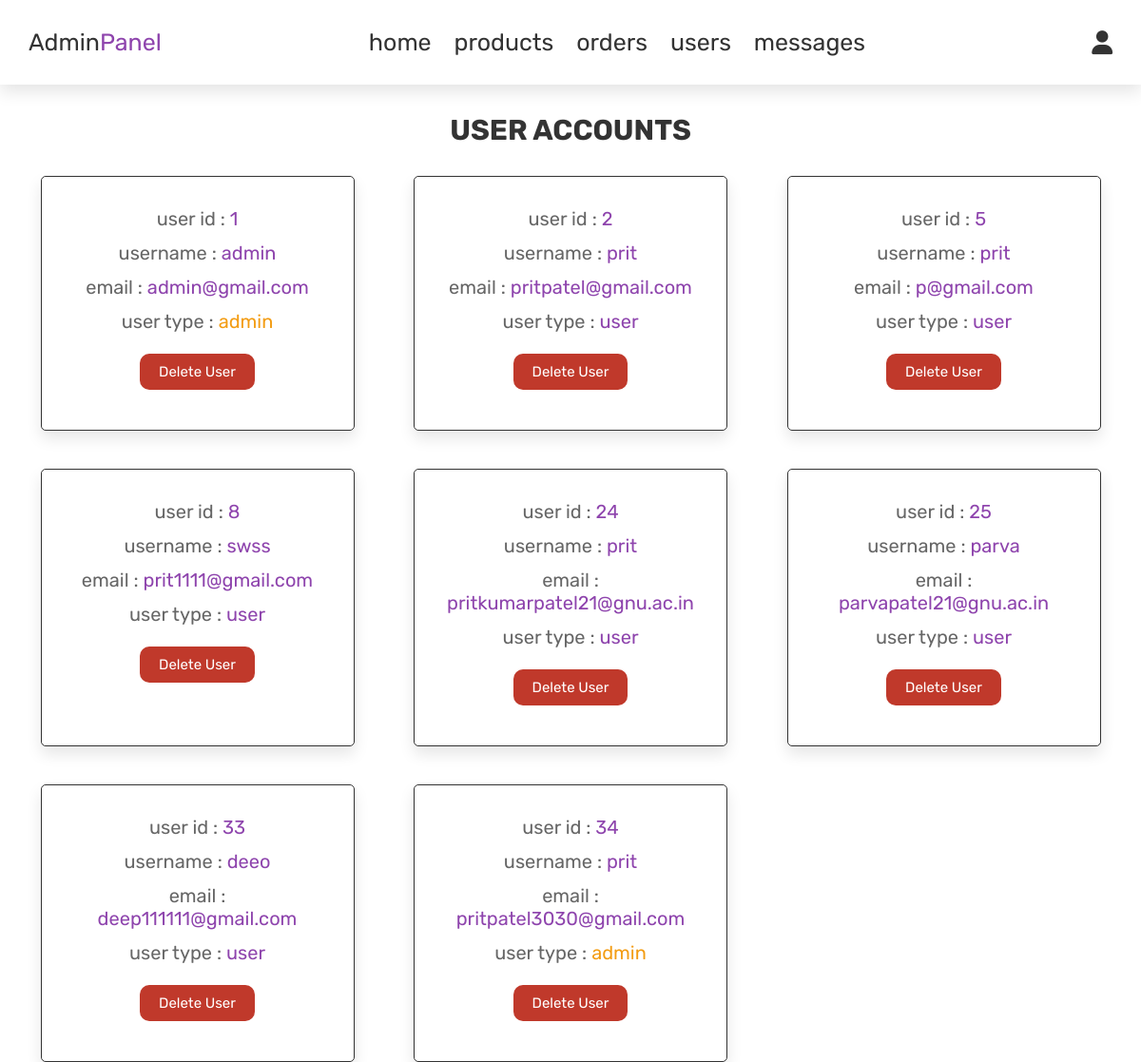
Page /admin_user.php (signed in) on the committed database.
### tables this page shows
CREATE TABLE IF NOT EXISTS `users` (
  `id` int NOT NULL AUTO_INCREMENT,
  `name` varchar(100) NOT NULL,
  `email` varchar(100) NOT NULL,
  `password` varchar(100) NOT NULL,
  `ph_no` varchar(15) NOT NULL,
  `usertype` varchar(20) NOT NULL DEFAULT 'user',
  `verification_code` varchar(255) NOT NULL,
  `is_verified` int NOT NULL DEFAULT '0',
  PRIMARY KEY (`id`),
  UNIQUE KEY `ph_no` (`ph_no`),
  UNIQUE KEY `email` (`email`)
);

### admin_user.php (the view, shortened to what this page needs)
<?php
include 'conn.php';
?>
<!DOCTYPE html>
<html lang="en">
<head>
   <link rel="stylesheet" href="https://cdnjs.cloudflare.com/ajax/libs/font-awesome/6.0.0/css/all.min.css">
   <link rel="stylesheet" href="css/admin.css">
</head>
<body>
    <header class="header">
   <div class="flex">
      <a href="admin_page.php" class="logo">Admin<span>Panel</span></a>
      <nav class="navbar">
         <a href="admin_page.php">home</a>
         <a href="admin_products.php">products</a>
         <a href="admin_order.php">orders</a>
         <a href="admin_user.php">users</a>
         <a href="admin_mes.php">messages</a>
      </nav>
      <div class="icons">
         <div id="user-btn" class="fas fa-user"></div>
      </div>
   </div>
</header>
<section class="users">
   <h1 class="title"> user accounts </h1>
   <div class="box-container">
      <?php
         $select_users = mysqli_query($conn, "SELECT * FROM `users`") or die('query failed');
         while($fetch_users = mysqli_fetch_assoc($select_users)){
      ?>
      <div class="box">
         <p> user id : <span><?php echo $fetch_users['id']; ?></span> </p>
         <p> username : <span><?php echo $fetch_users['name']; ?></span> </p>
         <p> email : <span><?php echo $fetch_users['email']; ?></span> </p>
         <p> user type : <span style="color:<?php if($fetch_users['usertype'] == 'admin'){ echo 'var(--orange)'; } ?>"><?php echo $fetch_users['usertype']; ?></span> </p>
         <a href="admin_user.php?delete=<?php echo $fetch_users['id']; ?>" onclick="return confirm('delete this user?');" class="delete-btn">delete user</a>
      </div>
      <?php
         };
      ?>
   </div>
</section>
</body>
</html>

### css/admin.css (style rules this page uses)
:root { --purple:#8e44ad; --red:#c0392b; --orange:#f39c12; --black:#333; --white:#fff; --light-color:#666; --light-white:#ccc; --light-bg:#f5f5f5; --border:.1rem solid var(--black); --box-shadow:0 .5rem 1rem rgba(0,0,0,.1); }
* { font-family: 'Rubik', sans-serif; margin:0; padding:0; box-sizing: border-box; outline: none; border:none; text-decoration: none; transition:all .2s linear; }
.header { position: relative; top:0; left:0; right:0; z-index: 1000; background-color: var(--white); box-shadow: var(--box-shadow); }
.header .flex { display: flex; align-items: center; padding:30px; justify-content: space-between; position: relative; max-width: 1200px; }
.header .flex .logo { font-size: 25px; color:var(--black); }
.header .flex .logo span { color:var(--purple); }
.header .flex .navbar a { margin:0 10px; font-size: 25px; color:var(--black); }
.header .flex .icons div { margin-left: 20px; font-size: 25px; cursor: pointer; color:var(--black); }
.btn, .option-btn, .delete-btn, .white-btn { display: inline-block; margin-top: 10px; margin-bottom: 10px; padding:10px 20px; cursor: pointer; color:var(--white); font-size: 15px; border-radius: 10px; text-transform: capitalize; }
.delete-btn { background-color: var(--red); }
.title { text-align: center; margin-top: 30px; margin-bottom: 10px; text-transform: uppercase; color:var(--black); font-size: 30px; }
.users .box-container { display: grid; grid-template-columns: repeat(auto-fit,330px); justify-content: space-evenly; gap:20px; max-width: 1200px; margin:0 auto; }
.users .box-container .box { background-color: var(--white); padding:32px; margin-top: 20px; border:var(--border); box-shadow: var(--box-shadow); border-radius: 5px; text-align: center; }
.users .box-container .box p { padding-bottom: 12px; font-size: 20px; color:var(--light-color); }
.users .box-container .box p span { color:var(--purple); }

### rows in the picture
users: id "1", name "admin", email "admin@gmail.com", usertype "admin"
users: id "2", name "prit", email "pritpatel@gmail.com", usertype "user"
users: id "5", name "prit", email "p@gmail.com", usertype "user"
users: id "8", name "swss", email "prit1111@gmail.com", usertype "user"
users: id "24", name "prit", email "pritkumarpatel21@gnu.ac.in", usertype "user"
users: id "25", name "parva", email "parvapatel21@gnu.ac.in", usertype "user"
users: id "33", name "deeo", email "deep111111@gmail.com", usertype "user"
users: id "34", name "prit", email "pritpatel3030@gmail.com", usertype "admin"
